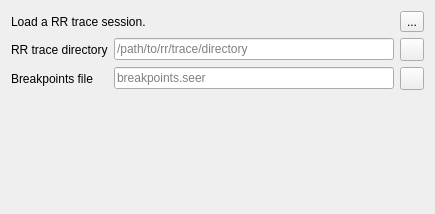
        <widget class="QWidget" name="rrTab">
         <attribute name="title">
          <string>RR</string>
         </attribute>
         <layout class="QGridLayout" name="gridLayout_11">
          <item row="0" column="0">
           <layout class="QHBoxLayout" name="horizontalLayout_11">
            <item>
             <widget class="QLabel" name="label_5">
              <property name="text">
               <string>Load a RR trace session.</string>
              </property>
             </widget>
            </item>
            <item>
             <spacer name="horizontalSpacer_6">
              <property name="orientation">
               <enum>Qt::Horizontal</enum>
              </property>
              <property name="sizeHint" stdset="0">
               <size>
                <width>248</width>
                <height>20</height>
               </size>
              </property>
             </spacer>
            </item>
            <item>
             <widget class="QToolButton" name="helpRRToolButton">
              <property name="toolTip">
               <string>Help for RR launch method.</string>
              </property>
              <property name="text">
               <string>...</string>
              </property>
              <property name="icon">
               <iconset resource="resource.qrc">
                <normaloff>:/seer/resources/RelaxLightIcons/help-about.svg</normaloff>:/seer/resources/RelaxLightIcons/help-about.svg</iconset>
              </property>
             </widget>
            </item>
           </layout>
          </item>
          <item row="1" column="0">
           <layout class="QGridLayout" name="gridLayout_4">
            <item row="0" column="0">
             <widget class="QLabel" name="rrTraceDirectoryLabel">
              <property name="text">
               <string>RR trace directory</string>
              </property>
             </widget>
            </item>
            <item row="0" column="1">
             <widget class="QLineEdit" name="rrTraceDirectoryLineEdit">
              <property name="sizePolicy">
               <sizepolicy hsizetype="Expanding" vsizetype="Fixed">
                <horstretch>100</horstretch>
                <verstretch>0</verstretch>
               </sizepolicy>
              </property>
              <property name="toolTip">
               <string>How to access the RR trace session.</string>
              </property>
              <property name="text">
               <string/>
              </property>
              <property name="placeholderText">
               <string>/path/to/rr/trace/directory</string>
              </property>
              <property name="clearButtonEnabled">
               <bool>true</bool>
              </property>
             </widget>
            </item>
            <item row="0" column="2">
             <widget class="QToolButton" name="rrLoadTraceDirectoryToolButton">
              <property name="toolTip">
               <string>Open a dialog to load a RR trace-directory.</string>
              </property>
              <property name="text">
               <string/>
              </property>
              <property name="icon">
               <iconset resource="resource.qrc">
                <normaloff>:/seer/resources/RelaxLightIcons/document-open.svg</normaloff>:/seer/resources/RelaxLightIcons/document-open.svg</iconset>
              </property>
             </widget>
            </item>
            <item row="1" column="0">
             <widget class="QLabel" name="rrLoadBreakpointsFilenameLabel">
              <property name="text">
               <string>Breakpoints file</string>
              </property>
             </widget>
            </item>
            <item row="1" column="1">
             <widget class="QLineEdit" name="rrLoadBreakpointsFilenameLineEdit">
              <property name="sizePolicy">
               <sizepolicy hsizetype="Expanding" vsizetype="Fixed">
                <horstretch>100</horstretch>
                <verstretch>0</verstretch>
               </sizepolicy>
              </property>
              <property name="toolTip">
               <string>A file containing previously saved breakpoints.</string>
              </property>
              <property name="placeholderText">
               <string>breakpoints.seer</string>
              </property>
              <property name="clearButtonEnabled">
               <bool>true</bool>
              </property>
             </widget>
            </item>
            <item row="1" column="2">
             <widget class="QToolButton" name="rrLoadBreakpointsFilenameToolButton">
              <property name="toolTip">
               <string>Open a dialog to select a breakpoints file.</string>
              </property>
              <property name="text">
               <string/>
              </property>
              <property name="icon">
               <iconset resource="resource.qrc">
                <normaloff>:/seer/resources/RelaxLightIcons/document-open.svg</normaloff>:/seer/resources/RelaxLightIcons/document-open.svg</iconset>
              </property>
             </widget>
            </item>
           </layout>
          </item>
          <item row="2" column="0">
           <spacer name="verticalSpacer_2">
            <property name="orientation">
             <enum>Qt::Vertical</enum>
            </property>
            <property name="sizeHint" stdset="0">
             <size>
              <width>20</width>
              <height>113</height>
             </size>
            </property>
           </spacer>
          </item>
         </layout>
        </widget>
